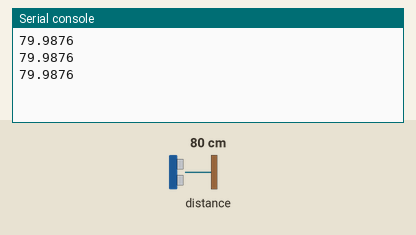
Recording of a program running on a simulated Raspberry Pi Pico running MicroPython. Parts: the last lines printed to the serial console. Inputs (shaded band) come from the test bench; at power-on: distance to the obstacle 80 cm. The echo pulse lasts 58.3 µs per cm.

Above: at 1.2 s.
1.3 s: distance to the obstacle set to 2 cm
At 1.9 s:
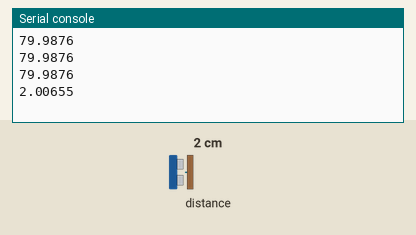
2.8 s: distance to the obstacle set to 4 cm
At 3.4 s:
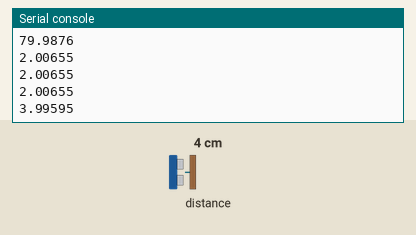
Timing chart, 0 to 5.8 s (numbered marks = the images above; inputs shaded):
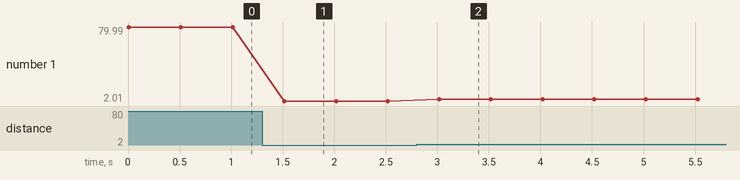

Measured:
- after the input at 1.3 s, the serial console: prints a new line after 0.22 s (image 1)
- after the input at 2.8 s, the serial console: prints a new line after 0.22 s (image 2)
- plotted number 1: 79.99 → 2.01 after the input at 1.3 s, 2.01 → 4 after the input at 2.8 s

The program:

main.py
```python
from machine import Pin, time_pulse_us
from time import sleep_us, sleep

trig = Pin(1, Pin.OUT)
echo = Pin(0, Pin.IN)

while True:
    trig.low()
    sleep_us(2)

    trig.high()
    sleep_us(10)
    trig.low()

    t = time_pulse_us(echo, 1)

    distance = t * 0.0343 / 2
    print(distance)

    sleep(0.5)
```
